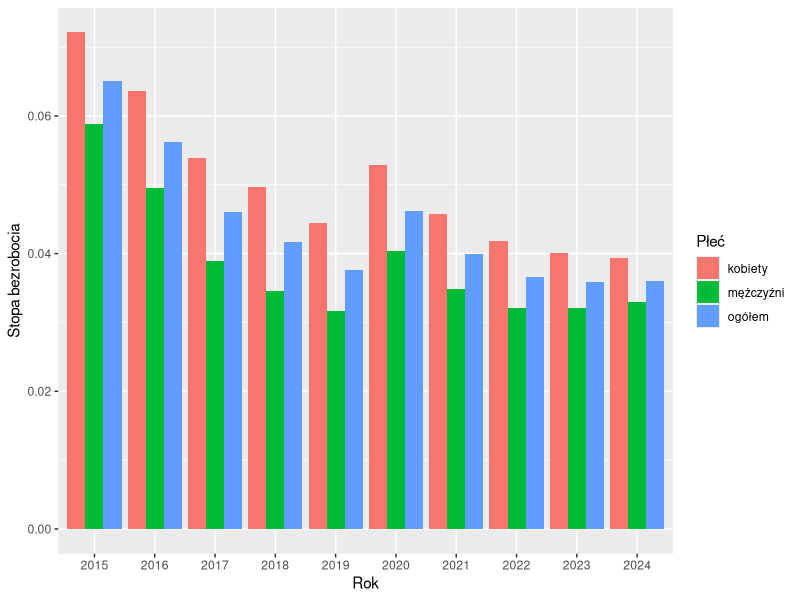
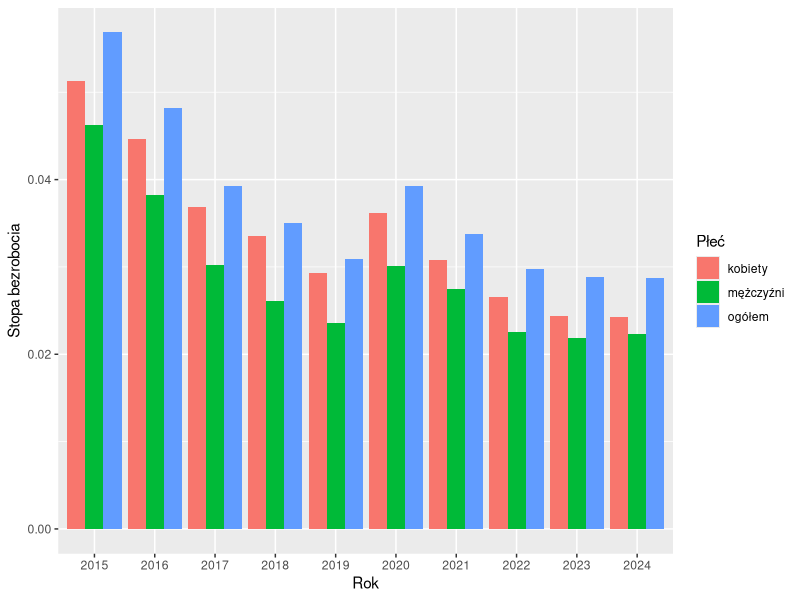
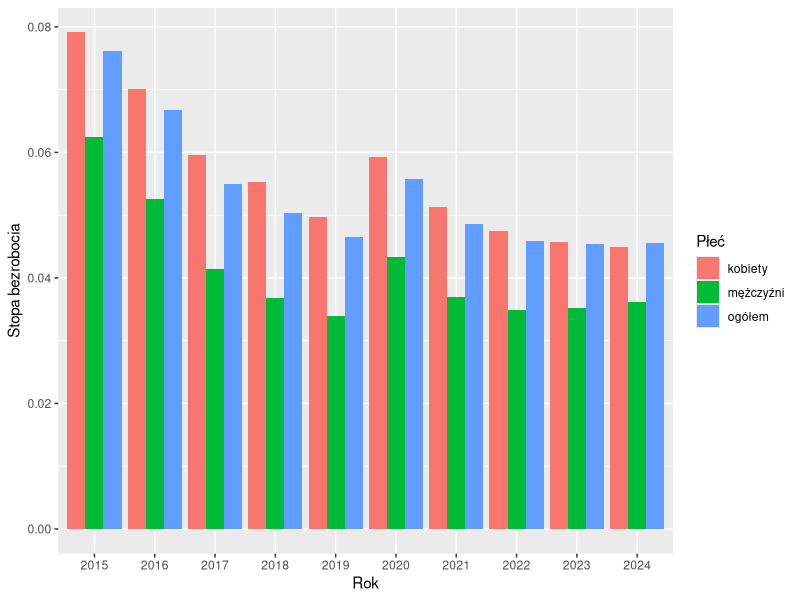
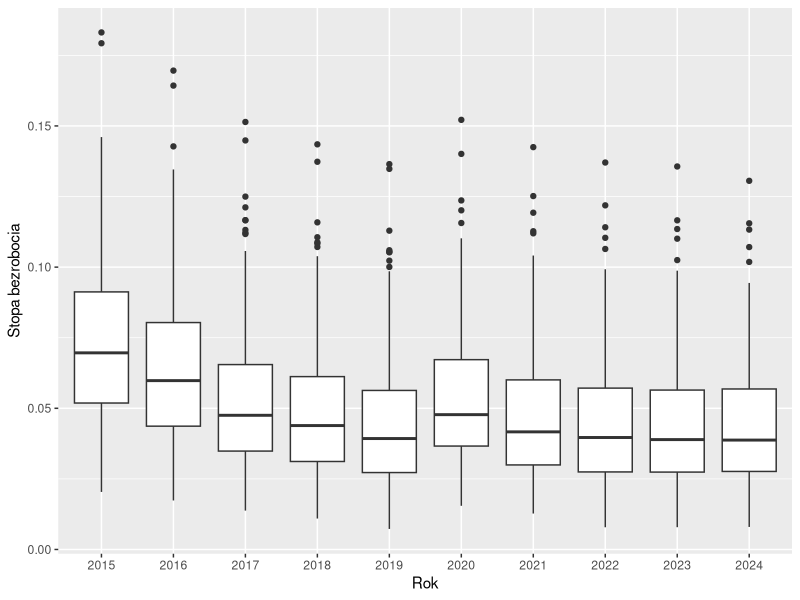
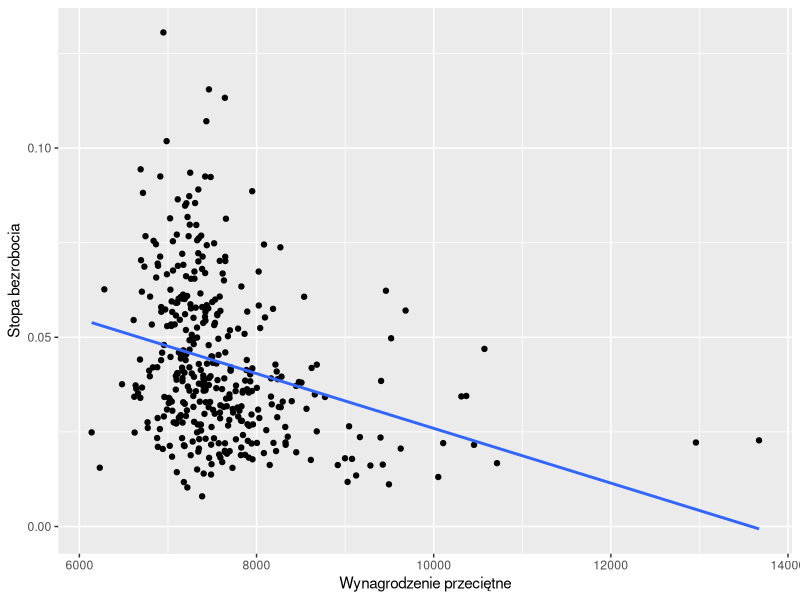
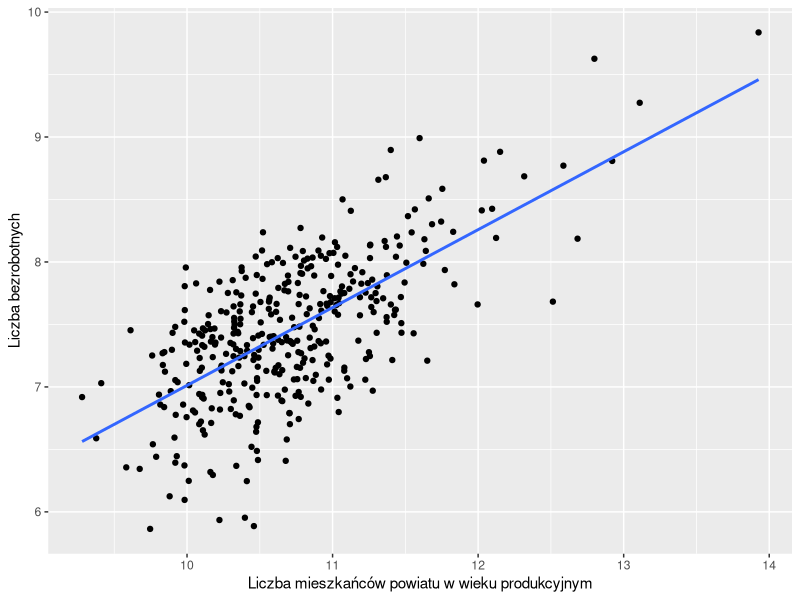

Write R code to recreate these figures, in order.
## ---- chunk 1
library(ggplot2)
library(dplyr)
library(tidyr)
library(knitr)
library(kableExtra)
## ---- chunk 2
data <- read.csv("sprawozdanie1_dane.csv")
## ---- chunk 3
data_mod <- data |> mutate(stopa_bezrobocia = Bezrobotni/Ludność_wiek_prod)
## ---- chunk 4
#| label: fig_1
#| fig-cap: "Krajowa stopa bezrobocia w ostatnich 10 latach"
data_mod |> group_by(Rok, Płeć) |> summarize(srednie_bezrobocie = sum(Bezrobotni)/sum(Ludność_wiek_prod)) |>
  ggplot(aes(x=factor(Rok), y=srednie_bezrobocie, fill=Płeć)) + 
  geom_bar(stat="identity", position = "dodge") +
  labs(y = "Stopa bezrobocia",
       x = "Rok")
## ---- chunk 5
#| label: fig_2
#| fig-cap: "Średnia krajowa stopa bezrobocia w ostatnich 10 latach (duże powiaty)"
data_mod |> filter(Ludność >= 100000) |>
  group_by(Rok, Płeć) |> summarize(srednie_bezrobocie = sum(Bezrobotni)/sum(Ludność_wiek_prod)) |>
  ggplot(aes(x=factor(Rok), y=srednie_bezrobocie, fill=Płeć)) + 
  geom_bar(stat="identity", position = "dodge") +
  labs(y = "Stopa bezrobocia",
       x = "Rok")
## ---- chunk 6
#| label: fig_3
#| fig-cap: "Średnia krajowa stopa bezrobocia w ostatnich 10 latach (małe powiaty)"
data_mod |> filter(Ludność < 100000) |>
  group_by(Rok, Płeć) |> summarize(srednie_bezrobocie = sum(Bezrobotni)/sum(Ludność_wiek_prod)) |>
  ggplot(aes(x=factor(Rok), y=srednie_bezrobocie, fill=Płeć)) + 
  geom_bar(stat="identity", position = "dodge") +
  labs(y = "Stopa bezrobocia",
       x = "Rok")
## ---- chunk 7
wyniki <- data.frame(
  Indeks_data_mod = integer(),
  Powiat = character(),
  Rok = integer(),
  stopa_kobiety = numeric(),
  stopa_mezczyzni = numeric()
)

powiaty <- unique(data_mod$Powiat)
lata <- unique(data_mod$Rok)

for (p in powiaty) {
  for (r in lata) {
    dane <- data_mod[
      data_mod$Powiat == p &
      data_mod$Rok == r &
      data_mod$Płeć %in% c("kobiety", "mężczyźni"),
    ]

    if (nrow(dane) == 2) {
      stopa_k <- dane$stopa_bezrobocia[dane$Płeć == "kobiety"]
      stopa_m <- dane$stopa_bezrobocia[dane$Płeć == "mężczyźni"]

      if (stopa_k <= stopa_m) {
        idx <- which(data_mod$Powiat == p &
                     data_mod$Rok == r &
                     data_mod$Płeć %in% c("kobiety", "mężczyźni"))

        wyniki <- rbind(
          wyniki,
          data.frame(
            Indeks_data_mod = paste(idx, collapse = ", "),
            Powiat = p,
            Rok = r,
            stopa_kobiety = stopa_k,
            stopa_mezczyzni = stopa_m
          )
        )
      }
    }
  }
}

tab_liczba_powiatow <- wyniki |>
  group_by(Rok) |>
  summarize(liczba_powiatow = n(), .groups = "drop") |>
  pivot_wider(names_from = Rok, values_from = liczba_powiatow)

knitr::kable(
  tab_liczba_powiatow,
  booktabs = FALSE,
  caption = "Liczba powiatów w każdym roku, w których mężczyźni mieli wyższe bezrobocie niż kobiety"
)
## ---- chunk 8

powiaty_count <- wyniki |>
  group_by(Powiat) |>
  summarize(liczba_lat = n(), .groups = "drop") |>
  filter(liczba_lat == 10)

powiaty_mezczyzni_zawsze_wieksze <- powiaty_count$Powiat
powiaty_df <- data.frame(Powiaty = powiaty_mezczyzni_zawsze_wieksze)

knitr::kable(
  powiaty_df,
  booktabs = FALSE,
  caption = "Lista powiatów w których mężczyźni mieli wyższe bezrobocie niż kobiety w każdym rozpatrywanym przez nas roku"
)
## ---- chunk 9
duze <- data_mod |>
  filter(Ludność >= 100000) |>
  mutate(Typ_miasta = "Duże miasta") |>
  group_by(Rok, Płeć, Typ_miasta) |>
  summarize(srednie_bezrobocie = round(mean(stopa_bezrobocia),3), .groups = "drop")

male <- data_mod |>
  filter(Ludność < 100000) |>
  mutate(Typ_miasta = "Małe miasta") |>
  group_by(Rok, Płeć, Typ_miasta) |>
  summarize(srednie_bezrobocie = round(mean(stopa_bezrobocia),3), .groups = "drop")

wszystkie <- bind_rows(duze, male)

tab <- wszystkie |>
  pivot_wider(
    names_from = Rok,
    values_from = srednie_bezrobocie
  )

knitr::kable(
  tab,
  booktabs = FALSE,
  caption = "Średnia stopa bezrobocia w miastach według typów, płci i roku"
)

## ---- chunk 10
#| label: fig_4
#| fig-cap: "Rozkład stopy bezrobocia w powiatach przez ostanie 10 lat"
data_mod |> filter(Płeć == "ogółem") |>
  group_by(Rok) |> 
  ggplot(aes(x=factor(Rok), y=stopa_bezrobocia)) + geom_boxplot() + 
  labs(x = "Rok",
       y = "Stopa bezrobocia")
## ---- chunk 11
#| label: fig_5
#| fig-cap: "Zależność stopy bezrobocia od wynagrodzenia brutto w 2024 roku"
data_mod |> filter(Płeć == "ogółem", Rok == 2024) |>
  ggplot(aes(x=Wynagrodzenie_przeciętne, y=stopa_bezrobocia)) +
  geom_point() +
  geom_smooth(method="lm", se=FALSE) +
  labs(x = "Wynagrodzenie przeciętne",
       y = "Stopa bezrobocia")
## ---- chunk 12
tab <- data_mod |> filter(Płeć == "ogółem") |> group_by(Rok) |> summarize(r = round(cor(stopa_bezrobocia, Wynagrodzenie_przeciętne),2))

tab_t <- cbind(
  Rok = "r",
  t(tab$r)
)

colnames(tab_t) <- c("Rok", tab$Rok)

tab_t |>
  kable(
    caption = "Korelacja stopy bezrobocia z wynagrodzeniem przeciętnym brutto",
    digits = 2,
    align = "c"
  ) |>
  kable_styling(
    full_width = FALSE,
    bootstrap_options = c("striped", "hover")
  )
## ---- chunk 13
#| label: tab_q
tabela <- data_mod |> filter(Płeć == "ogółem") |>
  group_by(Rok) |>
  summarize(
    Min = min(Ludność_wiek_prod),
    Q1 = quantile(Ludność_wiek_prod, 0.25),
    Mediana = quantile(Ludność_wiek_prod, 0.50),
    Q3 = quantile(Ludność_wiek_prod, 0.75),
    Max = max(Ludność_wiek_prod)
  )


tabela |>
  kable(
    caption = "Rozkład ludności w wieku produkcyjnym w powiatach",
    digits = 2,
    align = "c"
  ) |>
  kable_styling(
    full_width = FALSE,
    bootstrap_options = c("striped", "hover")
  )

## ---- chunk 14
#| label: fig_6
#| fig-cap: "Zależność liczby bezrobotnych od ludności w wieku produkcyjnym w 2024 r. (skala logarytmiczna)"
data_mod |> filter(Płeć == "ogółem", Rok == 2024) |>
  ggplot(aes(x=log(Ludność_wiek_prod), y=log(Bezrobotni))) +
  geom_point() +
  geom_smooth(method="lm", se=FALSE) +
  labs(x = "Liczba mieszkańców powiatu w wieku produkcyjnym",
       y = "Liczba bezrobotnych")
## ---- chunk 15

data_og_2024 <- data_mod |> filter(Płeć == "ogółem", Rok == 2024)
model <- lm(log(Bezrobotni) ~ log(Ludność_wiek_prod), data=data_og_2024)
## ---- chunk 16
tab <- data_mod |> filter(Płeć == "ogółem") |> group_by(Rok) |> summarize(r = round(cor(log(Bezrobotni), log(Ludność_wiek_prod)),2))

tab_t <- cbind(
  Rok = "r",
  t(tab$r)
)

colnames(tab_t) <- c("Rok", tab$Rok)

tab_t |>
  kable(
    caption = "Korelacja liczby osób bezrobotnych z ludnością w wieku produkcyjnym (skala logarytmiczna)",
    digits = 2,
    align = "c"
  ) |>
  kable_styling(
    full_width = FALSE,
    bootstrap_options = c("striped", "hover")
  )
